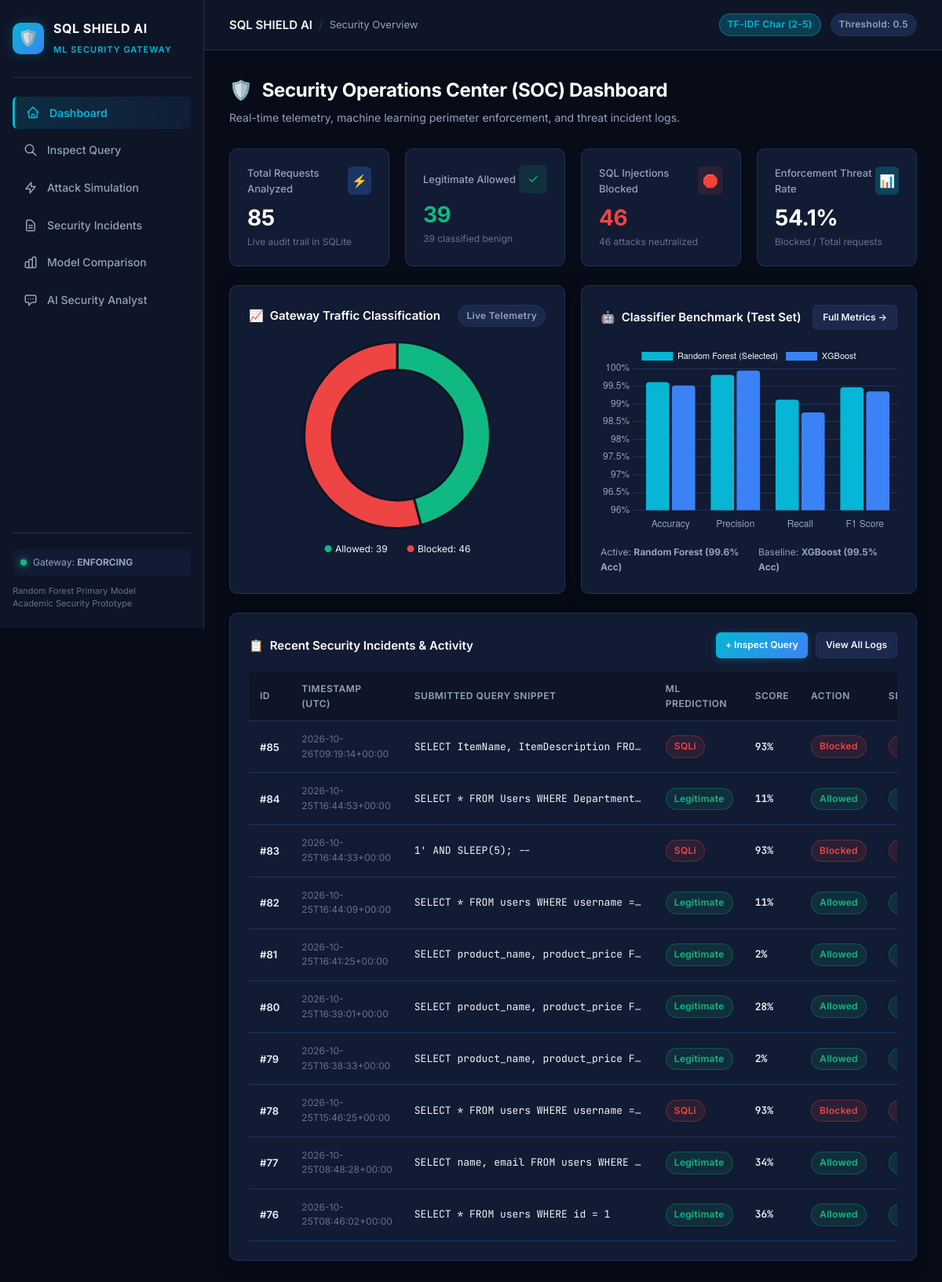
Before: / with the older database file.
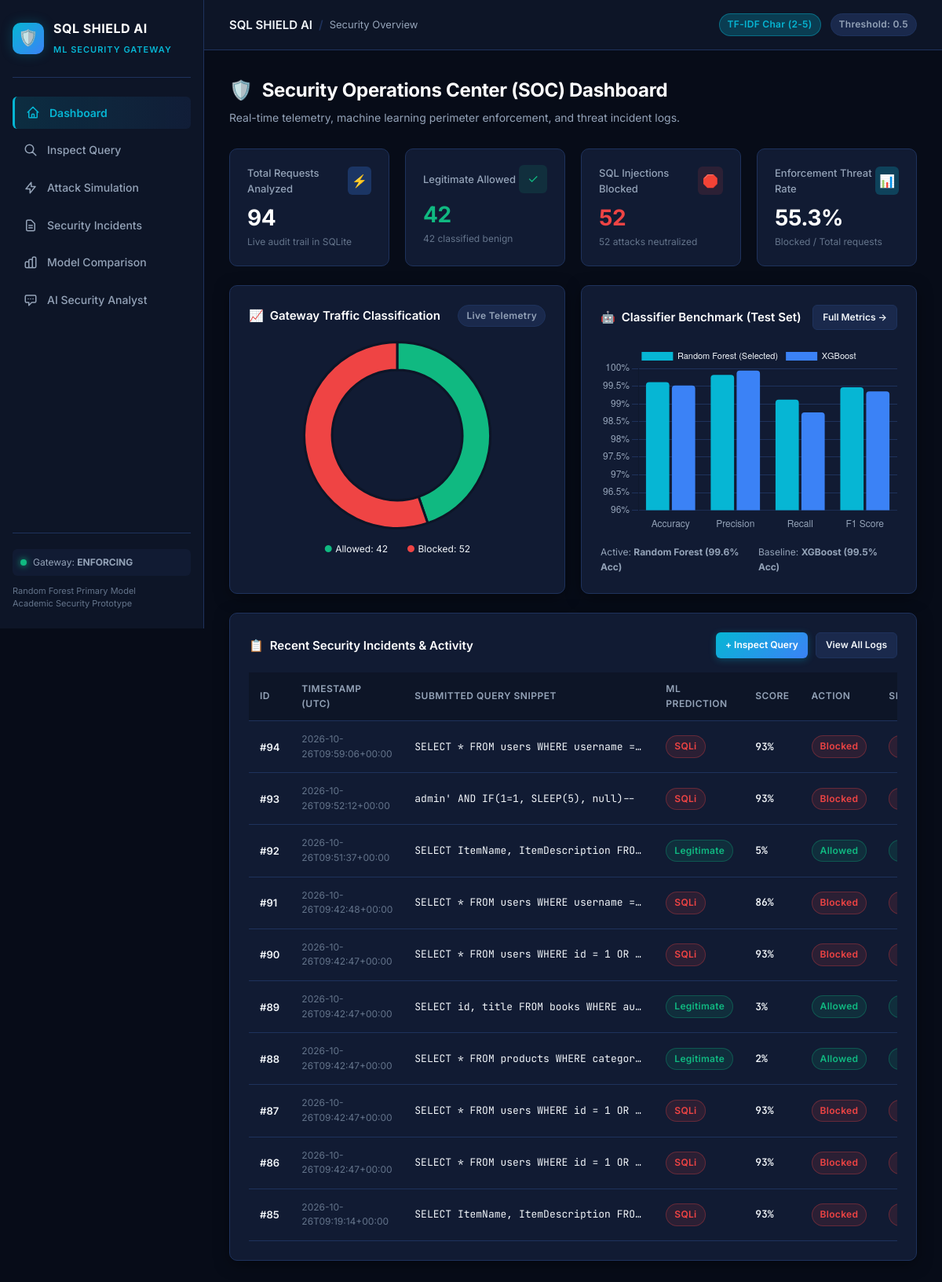
After: the same page with the newer database file.
### tables this page shows
CREATE TABLE incidents (
    id INTEGER PRIMARY KEY AUTOINCREMENT,
    timestamp TEXT NOT NULL,
    submitted_input TEXT NOT NULL,
    predicted_class TEXT NOT NULL,
    model_used TEXT NOT NULL,
    score REAL,
    action_taken TEXT NOT NULL,
    severity TEXT NOT NULL,
    explanation TEXT,
    mitigation TEXT
);

### app.py (the view)
@app.get("/")
def dashboard_page():
    stats = get_stats()
    metrics = load_metrics()
    recent = list_incidents(limit=10)
    return render_template(
        "index.html",
        active="dashboard",
        stats=stats,
        metrics=metrics,
        recent_incidents=recent,
        config=config,
    )

### app.py (called while the page is built)
def load_metrics():
    if METRICS_FILE.exists():
        try:
            return json.loads(METRICS_FILE.read_text(encoding="utf-8"))
        except Exception:
            return {}
    return {}

### database/db.py (called while the page is built)
def get_connection():
    conn = sqlite3.connect(DB_PATH)
    conn.row_factory = sqlite3.Row
    return conn

def list_incidents(limit=100, action=None, severity=None, search=None):
    query = "SELECT * FROM incidents WHERE 1=1"
    params = []
    if action:
        query += " AND action_taken = ?"
        params.append(action)
    if severity:
        query += " AND severity = ?"
        params.append(severity)
    if search:
        query += " AND (submitted_input LIKE ? OR explanation LIKE ?)"
        wildcard = f"%{search}%"
        params.extend([wildcard, wildcard])
    query += " ORDER BY id DESC LIMIT ?"
    params.append(int(limit))
    with get_connection() as conn:
        rows = conn.execute(query, params).fetchall()
        return [dict(r) for r in rows]

### templates/index.html (shortened to what the changed rows need)
{% extends "base.html" %}
{% block content %}
<div class="page-header">
  <h1 class="page-title">
    <span>🛡️</span> Security Operations Center (SOC) Dashboard
  </h1>
</div>
<div class="grid-4">
  <div class="stat-card">
    <div class="stat-header">
      <span class="stat-label">Total Requests Analyzed</span>
      <div class="stat-icon blue">⚡</div>
    </div>
    <div class="stat-value">{{ stats.total_requests }}</div>
    <div class="stat-sub">Live audit trail in SQLite</div>
  </div>
  <div class="stat-card">
    <div class="stat-header">
      <span class="stat-label">Legitimate Allowed</span>
      <div class="stat-icon green">✓</div>
    </div>
    <div class="stat-value" style="color: var(--status-allow);">{{ stats.allowed_requests }}</div>
    <div class="stat-sub">{{ stats.legitimate_requests }} classified benign</div>
  </div>
  <div class="stat-card">
    <div class="stat-header">
      <span class="stat-label">SQL Injections Blocked</span>
      <div class="stat-icon red">🛑</div>
    </div>
    <div class="stat-value" style="color: var(--status-block);">{{ stats.blocked_requests }}</div>
    <div class="stat-sub">{{ stats.sqli_detected }} attacks neutralized</div>
  </div>
  <div class="stat-card">
    <div class="stat-header">
      <span class="stat-label">Enforcement Threat Rate</span>
      <div class="stat-icon cyan">📊</div>
    </div>
    <div class="stat-value">{{ stats.detection_rate_pct }}%</div>
    <div class="stat-sub">Blocked / Total requests</div>
  </div>
</div>
<div class="grid-2">
  <div class="card">
    <div style="height: 240px; position: relative;">
      <canvas id="trafficChart"></canvas>
    </div>
    <div style="display:flex; justify-content:center; gap:24px; margin-top:16px; font-size:12px;">
      <div><span style="color:var(--status-allow); font-weight:700;">●</span> Allowed: {{ stats.allowed_requests }}</div>
      <div><span style="color:var(--status-block); font-weight:700;">●</span> Blocked: {{ stats.blocked_requests }}</div>
    </div>
  </div>
</div>
<div class="card" style="margin-bottom: 24px;">
  {% if recent_incidents %}
  <div class="table-responsive">
    <table class="data-table">
      <thead>
        <tr>
          <th>ID</th>
          <th>Timestamp (UTC)</th>
          <th>Submitted Query Snippet</th>
          <th>ML Prediction</th>
          <th>Score</th>
          <th>Action</th>
          <th>Severity</th>
        </tr>
      </thead>
      <tbody>
        {% for inc in recent_incidents %}
        <tr>
          <td style="font-weight: 600;">#{{ inc.id }}</td>
          <td style="color: var(--text-muted); font-size: 12px;">{{ inc.timestamp }}</td>
          <td class="code-cell" title="{{ inc.submitted_input }}">{{ inc.submitted_input }}</td>
          <td>
            <span class="badge {{ 'badge-block' if inc.predicted_class == 'SQLi' else 'badge-allow' }}">
              {{ inc.predicted_class }}
            </span>
          </td>
          <td style="font-family: var(--font-mono); font-weight: 600;">
            {{ (inc.score * 100)|round|int }}%
          </td>
          <td>
            <span class="badge {{ 'badge-block' if inc.action_taken == 'Blocked' else 'badge-allow' }}">
              {{ inc.action_taken }}
            </span>
          </td>
          <td>
            <span class="badge {{ 'badge-block' if inc.severity == 'High' else ('badge-warn' if inc.severity == 'Medium' else 'badge-allow') }}">
            </span>
          </td>
        </tr>
        {% endfor %}
      </tbody>
    </table>
  </div>
  {% else %}
  <div style="text-align:center; padding: 40px; color: var(--text-muted);">
    No telemetry logs yet. <a href="/detect" style="color: var(--accent-cyan);">Inspect your first SQL input</a> to generate real incident records.
  </div>
  {% endif %}
</div>
{% endblock %}

Changed rows visible on the page:
no longer on this page (row unchanged): incidents: id "84", timestamp "2026-10-25T16:44:53+00:00", submitted_input "SELECT * FROM Users WHERE Department…", predicted_class "Legitimate", (inc.score*100)|round|int "11", action_taken "Allowed"
no longer on this page (row unchanged): incidents: id "83", timestamp "2026-10-25T16:44:33+00:00", submitted_input "1' AND SLEEP(5); --", predicted_class "SQLi", (inc.score*100)|round|int "93", action_taken "Blocked", severity "High" (drawn)
no longer on this page (row unchanged): incidents: id "82", timestamp "2026-10-25T16:44:09+00:00", submitted_input "SELECT * FROM users WHERE username =…", predicted_class "Legitimate", (inc.score*100)|round|int "11", action_taken "Allowed"
no longer on this page (row unchanged): incidents: id "81", timestamp "2026-10-25T16:41:25+00:00", submitted_input "SELECT product_name, product_price F…", predicted_class "Legitimate", (inc.score*100)|round|int "2", action_taken "Allowed"
no longer on this page (row unchanged): incidents: id "80", timestamp "2026-10-25T16:39:01+00:00", submitted_input "SELECT product_name, product_price F…", predicted_class "Legitimate", (inc.score*100)|round|int "28", action_taken "Allowed"
no longer on this page (row unchanged): incidents: id "79", timestamp "2026-10-25T16:38:33+00:00", submitted_input "SELECT product_name, product_price F…", predicted_class "Legitimate", (inc.score*100)|round|int "2", action_taken "Allowed"
no longer on this page (row unchanged): incidents: id "78", timestamp "2026-10-25T15:46:25+00:00", submitted_input "SELECT * FROM users WHERE username =…", predicted_class "SQLi", (inc.score*100)|round|int "93", action_taken "Blocked", severity "High" (drawn)
no longer on this page (row unchanged): incidents: id "77", timestamp "2026-10-25T08:48:28+00:00", submitted_input "SELECT name, email FROM users WHERE…", predicted_class "Legitimate", (inc.score*100)|round|int "34", action_taken "Allowed"
no longer on this page (row unchanged): incidents: id "76", timestamp "2026-10-25T08:46:02+00:00", submitted_input "SELECT * FROM users WHERE id = 1", predicted_class "Legitimate", (inc.score*100)|round|int "36", action_taken "Allowed"
added incidents: id "94", timestamp "2026-10-26T09:59:06+00:00", submitted_input "SELECT * FROM users WHERE username =…", predicted_class "SQLi", (inc.score*100)|round|int "93", action_taken "Blocked", severity "High" (drawn)
added incidents: id "93", timestamp "2026-10-26T09:52:12+00:00", submitted_input "admin' AND IF(1=1, SLEEP(5), null)--", predicted_class "SQLi", (inc.score*100)|round|int "93", action_taken "Blocked", severity "High" (drawn)
added incidents: id "92", timestamp "2026-10-26T09:51:37+00:00", submitted_input "SELECT ItemName, ItemDescription FRO…", predicted_class "Legitimate", (inc.score*100)|round|int "5", action_taken "Allowed"
added incidents: id "91", timestamp "2026-10-26T09:42:48+00:00", submitted_input "SELECT * FROM users WHERE username =…", predicted_class "SQLi", (inc.score*100)|round|int "86", action_taken "Blocked", severity "High" (drawn)
added incidents: id "90", timestamp "2026-10-26T09:42:47+00:00", submitted_input "SELECT * FROM users WHERE id = 1 OR…", predicted_class "SQLi", (inc.score*100)|round|int "93", action_taken "Blocked", severity "High" (drawn)
added incidents: id "89", timestamp "2026-10-26T09:42:47+00:00", submitted_input "SELECT id, title FROM books WHERE au…", predicted_class "Legitimate", (inc.score*100)|round|int "3", action_taken "Allowed"
added incidents: id "88", timestamp "2026-10-26T09:42:47+00:00", submitted_input "SELECT * FROM products WHERE categor…", predicted_class "Legitimate", (inc.score*100)|round|int "2", action_taken "Allowed"
added incidents: id "87", timestamp "2026-10-26T09:42:47+00:00", submitted_input "SELECT * FROM users WHERE id = 1 OR…", predicted_class "SQLi", (inc.score*100)|round|int "93", action_taken "Blocked", severity "High" (drawn)
added incidents: id "86", timestamp "2026-10-26T09:42:47+00:00", submitted_input "SELECT * FROM users WHERE id = 1 OR…", predicted_class "SQLi", (inc.score*100)|round|int "93", action_taken "Blocked", severity "High" (drawn)
Other visible differences:
{{ stats.total_requests }}: "85" → "94"
{{ stats.allowed_requests }}: "39" → "42"
{{ stats.legitimate_requests }}: "39" → "42"
{{ stats.blocked_requests }}: "46" → "52"
{{ stats.sqli_detected }}: "46" → "52"
{{ stats.detection_rate_pct }}: "54.1" → "55.3"
chart data {{ stats.allowed_requests }}: 39 → 42
chart data {{ stats.blocked_requests }}: 46 → 52
